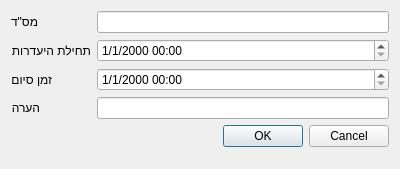
<?xml version="1.0" encoding="UTF-8"?>
<ui version="4.0">
 <class>AbsenceDialog</class>
 <widget class="QDialog" name="AbsenceDialog">
  <property name="windowModality">
   <enum>Qt::WindowModal</enum>
  </property>
  <property name="geometry">
   <rect>
    <x>0</x>
    <y>0</y>
    <width>400</width>
    <height>169</height>
   </rect>
  </property>
  <property name="windowTitle">
   <string>Dialog</string>
  </property>
  <layout class="QFormLayout" name="formLayout">
   <item row="1" column="0">
    <widget class="QLabel" name="label_4">
     <property name="text">
      <string>תחילת היעדרות</string>
     </property>
    </widget>
   </item>
   <item row="1" column="1">
    <widget class="QDateTimeEdit" name="fromDateTime">
     <property name="displayFormat">
      <string>d/M/yyyy hh:mm</string>
     </property>
    </widget>
   </item>
   <item row="2" column="0">
    <widget class="QLabel" name="label_5">
     <property name="text">
      <string>זמן סיום</string>
     </property>
    </widget>
   </item>
   <item row="2" column="1">
    <widget class="QDateTimeEdit" name="untilDateTime">
     <property name="displayFormat">
      <string>d/M/yyyy hh:mm</string>
     </property>
    </widget>
   </item>
   <item row="4" column="0" colspan="2">
    <widget class="QDialogButtonBox" name="buttonBox">
     <property name="orientation">
      <enum>Qt::Horizontal</enum>
     </property>
     <property name="standardButtons">
      <set>QDialogButtonBox::Cancel|QDialogButtonBox::Ok</set>
     </property>
    </widget>
   </item>
   <item row="3" column="0">
    <widget class="QLabel" name="label">
     <property name="text">
      <string>הערה</string>
     </property>
    </widget>
   </item>
   <item row="3" column="1">
    <widget class="QLineEdit" name="commentEdit"/>
   </item>
   <item row="0" column="0">
    <widget class="QLabel" name="label_2">
     <property name="text">
      <string>מס&quot;ד</string>
     </property>
    </widget>
   </item>
   <item row="0" column="1">
    <widget class="QLineEdit" name="uidEdit">
     <property name="readOnly">
      <bool>true</bool>
     </property>
    </widget>
   </item>
  </layout>
 </widget>
 <tabstops>
  <tabstop>fromDateTime</tabstop>
  <tabstop>untilDateTime</tabstop>
  <tabstop>commentEdit</tabstop>
  <tabstop>uidEdit</tabstop>
 </tabstops>
 <resources/>
 <connections>
  <connection>
   <sender>buttonBox</sender>
   <signal>accepted()</signal>
   <receiver>AbsenceDialog</receiver>
   <slot>accept()</slot>
   <hints>
    <hint type="sourcelabel">
     <x>227</x>
     <y>149</y>
    </hint>
    <hint type="destinationlabel">
     <x>157</x>
     <y>137</y>
    </hint>
   </hints>
  </connection>
  <connection>
   <sender>buttonBox</sender>
   <signal>rejected()</signal>
   <receiver>AbsenceDialog</receiver>
   <slot>reject()</slot>
   <hints>
    <hint type="sourcelabel">
     <x>295</x>
     <y>155</y>
    </hint>
    <hint type="destinationlabel">
     <x>286</x>
     <y>137</y>
    </hint>
   </hints>
  </connection>
 </connections>
</ui>
